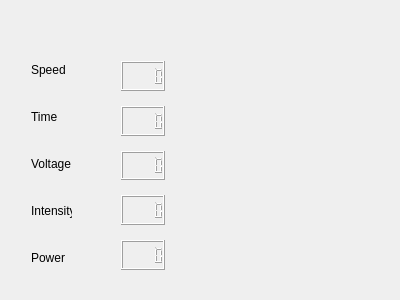
<?xml version="1.0" encoding="UTF-8"?>
<ui version="4.0">
 <class>Speedo</class>
 <widget class="QWidget" name="Speedo">
  <property name="geometry">
   <rect>
    <x>0</x>
    <y>0</y>
    <width>400</width>
    <height>300</height>
   </rect>
  </property>
  <property name="windowTitle">
   <string>Speedo</string>
  </property>
  <widget class="QWidget" name="">
   <property name="geometry">
    <rect>
     <x>20</x>
     <y>50</y>
     <width>63</width>
     <height>227</height>
    </rect>
   </property>
   <layout class="QVBoxLayout" name="labelsLayout">
    <property name="spacing">
     <number>30</number>
    </property>
    <item>
     <widget class="QLabel" name="speedLabel">
      <property name="text">
       <string>Speed</string>
      </property>
     </widget>
    </item>
    <item>
     <widget class="QLabel" name="rotations">
      <property name="text">
       <string>Time</string>
      </property>
     </widget>
    </item>
    <item>
     <widget class="QLabel" name="voltageLabel">
      <property name="text">
       <string>Voltage</string>
      </property>
     </widget>
    </item>
    <item>
     <widget class="QLabel" name="intensityLabel">
      <property name="text">
       <string>Intensity</string>
      </property>
     </widget>
    </item>
    <item>
     <widget class="QLabel" name="power">
      <property name="text">
       <string>Power</string>
      </property>
     </widget>
    </item>
   </layout>
  </widget>
  <widget class="QWidget" name="">
   <property name="geometry">
    <rect>
     <x>110</x>
     <y>50</y>
     <width>66</width>
     <height>231</height>
    </rect>
   </property>
   <layout class="QVBoxLayout" name="lcdLayout">
    <property name="spacing">
     <number>15</number>
    </property>
    <item>
     <widget class="QLCDNumber" name="lcdSpeed"/>
    </item>
    <item>
     <widget class="QLCDNumber" name="lcdTime"/>
    </item>
    <item>
     <widget class="QLCDNumber" name="lcdVoltage"/>
    </item>
    <item>
     <widget class="QLCDNumber" name="lcdIntensity"/>
    </item>
    <item>
     <widget class="QLCDNumber" name="lcdPower"/>
    </item>
   </layout>
  </widget>
  <zorder>rotations</zorder>
  <zorder>power</zorder>
  <zorder>lcdTime</zorder>
  <zorder>lcdVoltage</zorder>
  <zorder>lcdIntensity</zorder>
  <zorder>lcdPower</zorder>
  <zorder>voltageLabel</zorder>
  <zorder>intensityLabel</zorder>
  <zorder>speedLabel</zorder>
  <zorder>lcdSpeed</zorder>
  <zorder>power</zorder>
  <zorder>intensityLabel</zorder>
  <zorder></zorder>
 </widget>
 <layoutdefault spacing="6" margin="11"/>
 <resources/>
 <connections/>
</ui>
